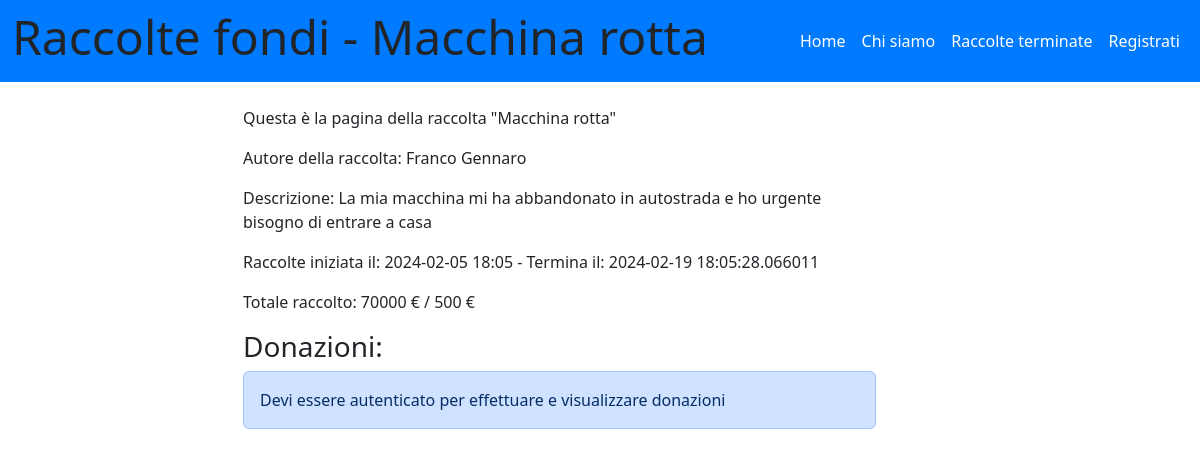
The page /raccolte/3 on the database as committed earlier.
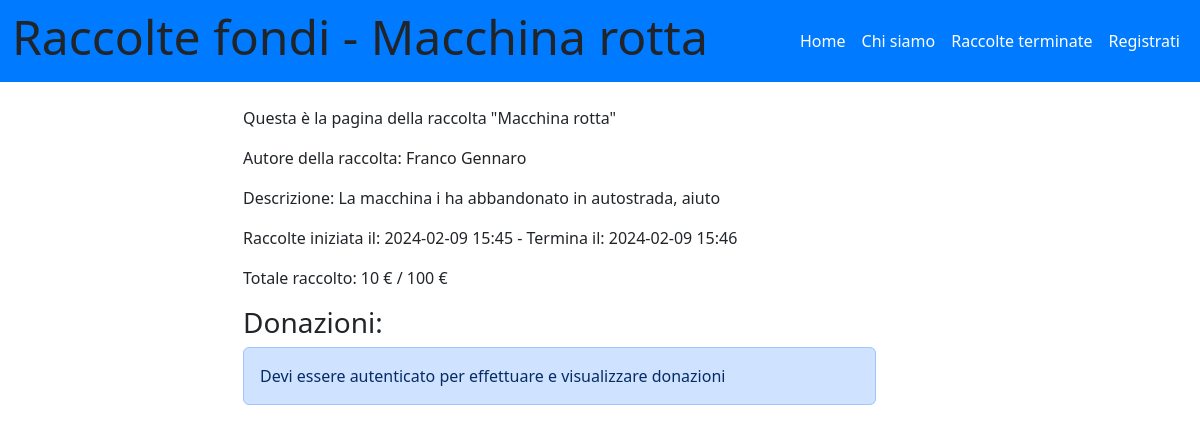
The same page on the database as committed later.
### tables this page shows
CREATE TABLE "utenti" (
	"id_utente"	INTEGER NOT NULL UNIQUE,
	"email"	TEXT NOT NULL UNIQUE,
	"password"	TEXT NOT NULL UNIQUE,
	"nome"	TEXT NOT NULL,
	"cognome"	TEXT NOT NULL,
	"immagine_utente"	TEXT,
	"portafoglio"	NUMERIC,
	PRIMARY KEY("id_utente" AUTOINCREMENT)
);

CREATE TABLE "raccolte" (
	"id_raccolta"	INTEGER NOT NULL UNIQUE,
	"nome_raccolta"	TEXT NOT NULL,
	"descrizione"	TEXT,
	"immagine"	TEXT,
	"data_creazione"	TEXT,
	"data_termine"	TEXT,
	"cifra_attuale"	NUMERIC,
	"cifra_da_raggiungere"	NUMERIC,
	"tipo_raccolta"	TEXT,
	"organizzatore_raccolta"	INTEGER,
	"importo_minimo"	NUMERIC,
	"status"	TEXT,
	FOREIGN KEY("organizzatore_raccolta") REFERENCES "utenti"("id_utente"),
	PRIMARY KEY("id_raccolta" AUTOINCREMENT)
);

### app.py (the view)
@app.route('/raccolte/<int:id>')
def singola_raccolta(id):
    raccolta_db = raccolte_dao.get_raccolta_by_id(id)
    donazioni_db = donazioni_dao.get_donazione_by_id(id)
    return render_template('singola_raccolta.html', raccolta = raccolta_db, donazioni=donazioni_db)

### app.py (called while the page is built)
@app.before_request
def update_before_request():
    app.logger.info('Inizio update_status_e_portafoglio')
    try:
        raccolte_dao.update_status_e_portafoglio()
        app.logger.info('Fine update_status_e_portafoglio')
    except Exception as e:
        print('Error during update:', str(e))

### donazioni_dao.py (called while the page is built)
def get_donazione_by_id(id):
    conn = sqlite3.connect('db/raccolte_fondi.db')
    conn.row_factory = sqlite3.Row
    cursor = conn.cursor()
    '''ricevi l'id della raccolta, seleziona tutte le donazioni effettuate a quella raccolta, ovvero
    dove raccolta (donazioni) = id_raccolta (raccolte)'''
    sql = 'SELECT donazioni.id_donazione,donazioni.importo,donazioni.donatore,donazioni.raccolta,donazioni.testo_donazione,donazioni.data_donazione,utenti.nome,utenti.cognome FROM donazioni LEFT JOIN utenti ON donazioni.donatore = utenti.id_utente WHERE donazioni.raccolta = ? ORDER BY data_donazione DESC'
    cursor.execute(sql, (id,))
    donazioni = cursor.fetchall()
    cursor.close()
    conn.close()
    return donazioni

### templates/singola_raccolta.html (shortened to what the changed rows need)
{% extends "base.html" %}
{% block page_name%}{{raccolta.nome_raccolta}}{%endblock%}
{%block content%}
<main class="col-lg-9 col-md-12">
<div class="container">
    <div class="row">
        <div class="col-9">
            <p>Questa è la pagina della raccolta "{{raccolta.nome_raccolta | e}}"</p>
            <p>Autore della raccolta: {{raccolta.nome}} {{raccolta.cognome}}</p>
            <p>Descrizione: {{raccolta.descrizione | e}}</p>
            <p>Raccolte iniziata il: {{raccolta.data_creazione | e}} - Termina il: {{raccolta.data_termine | e}}</p>
            <p>Totale raccolto: {{raccolta.cifra_attuale | e}} € / {{raccolta.cifra_da_raggiungere | e}} €</p>
            <h3>Donazioni:</h3>
            {% if current_user.is_authenticated and raccolta.status == "attiva" %}
            <button type="button" class="mybutton" data-bs-toggle="modal" data-bs-target="#createModal">
                +
              </button>
              <div class="modal fade" id="createModal" tabindex="-1">
                <div class="modal-dialog modal-dialog-centered">
                  <div class="modal-content">
                    <div class="modal-header">
                      <h1 class="modal-title fs-5">Effettua una donazione</h1>
                      <button type="button" class="btn-close" data-bs-dismiss="modal" aria-label="Close"></button>
                    </div>
                    <form action="/donazioni/new" method="POST" enctype="multipart/form-data">
                      <div class="modal-body">
                        <div class="mb-3">
                          <label for="donazioneTextArea" class="form-label">Vuoi aggiungere un messaggio?</label>
                          <textarea class="form-control" id="donazioneTextArea" name="testo_donazione" rows="3"
                            placeholder="Inserisci un testo per la tua donazione"></textarea>
                        </div>
                        <div class="input-group mb-3">
                            <label for="importo_donazioneInput" class="form-label mb-2">Importo della donazione</label>
                            <span class="input-group-text">€</span>
                            <input type="number" class="form-control" id="importo_donazioneInput" name="importo" aria-label="Cifra da raggiungere" min="{{raccolta.importo_minimo|int}}" required>
                          </div>
                      </div>
                      <div class="mb-3 form-check">
                        <label class="form-check-label" for="anonimo_checkbox">Anonimo</label>
                        <input type="checkbox" class="form-check-input" id="anonimo_checkbox" name="utente_anonimo">
                      </div>
                      <div class="modal-footer">
                        <button type="button" class="btn btn-secondary" data-bs-dismiss="modal">Chiudi</button>
                        <button type="submit" class="btn btn-primary">Effettua donazione</button>
                      </div>
                      <input type="number" name="id_raccolta" value="{{ raccolta.id_raccolta }}" hidden>
                    </form>
                  </div>
                </div>
              </div>
              <main class="col-lg-9 col-md-12">
                {% for donazione in donazioni %}
                <div class="card mb-3" style="max-width: 540px;">
                  <div class="row g-0">
                    <div class="col-md-8">
                      <div class="card-body">
                        {% if donazione.donatore != NULL%}
                        <h5 class="card-title">
                            Donatore: {{donazione.nome | e}} {{donazione.cognome | e}}
                        </h5>
                        {% else %}
                        <h5 class="card-title">
                          Donatore: utente anonimo
                      </h5>
                      {% endif %}
                        <p class="card-text">{{donazione.testo_donazione}}</p>
                        <p class="card-text">Importo donazione: {{donazione.importo | e}} €</p>
                        <p class="card-text">Data donazione: {{donazione.data_donazione | e}}</p>
                      </div>
                    </div>
                  </div>
                </div>
                {% endfor %}
            {% else %}
            <div class="alert alert-primary" role="alert">
                Devi essere autenticato per effettuare e visualizzare donazioni
            </div>
            {% endif %}
        </div>
    </div>
</main>
{% endblock %}

Rows that differ between the two databases and show on the page:
changed raccolte "Macchina rotta": descrizione "La mia macchina mi ha abbandonato in autostrada e ho urgente bisogno di entrare a casa" → "La macchina i ha abbandonato in autostrada, aiuto"; data_creazione "2024-02-05 18:05" → "2024-02-09 15:45"; data_termine "2024-02-19 18:05:28.066011" → "2024-02-09 15:46"; cifra_attuale "70000" → "10"; cifra_da_raggiungere "500" → "100"
